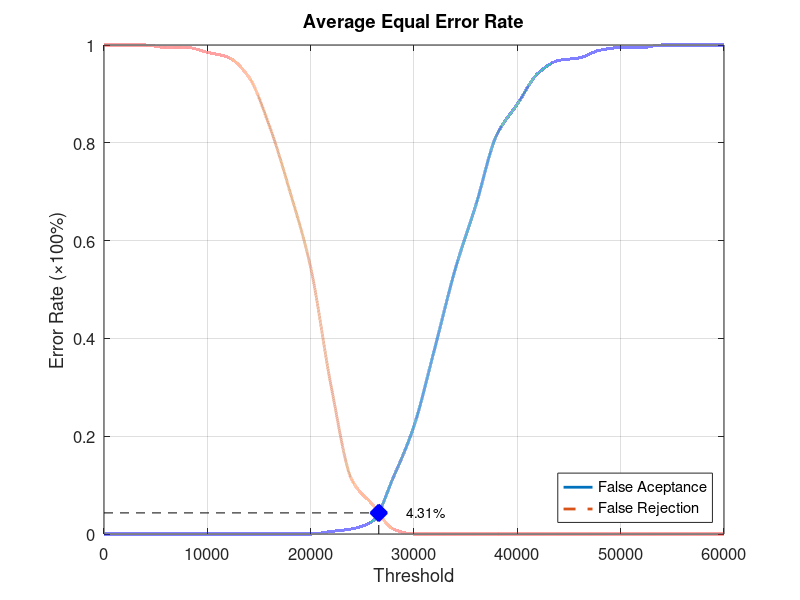
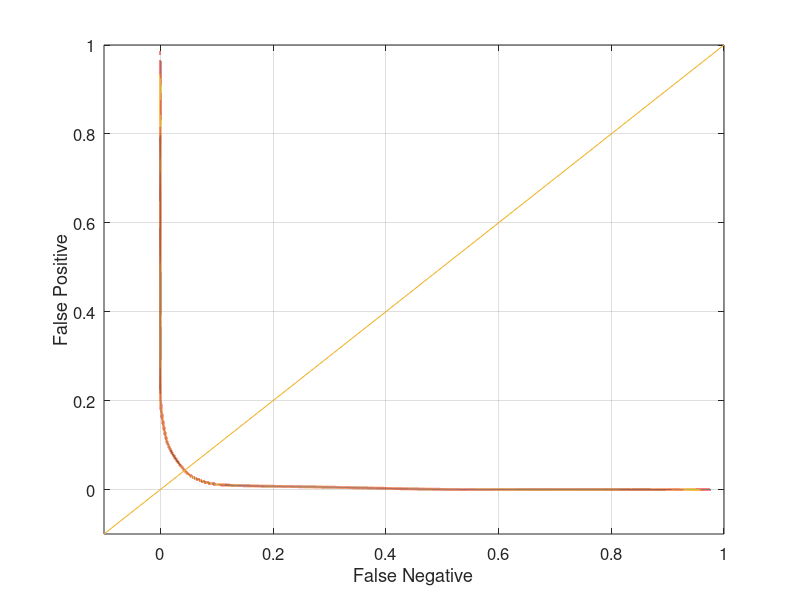

MATLAB code for these plots, in order:
function yEER = Database4_3
close all;
clear;
clc;
x = 0:2000:60000;
xq = 0:0.5:60000;

y0 = [0 0 0 0 0 0 0 0 0 0 0 0.00526316 0.0105263 0.0263158 0.115789 0.221053 0.378947 0.542105 0.673684 0.815789 0.878947 0.942105 0.968421 0.973684 0.989474 0.994737 0.994737 1 1 1 1];
yy0 = interp1(x, y0, xq, 'pchip');
y1 = [1 1 1 0.995 0.995 0.985 0.975 0.935 0.835 0.7 0.545 0.3 0.11 0.06 0.01 0 0 0 0 0 0 0 0 0 0 0 0 0 0 0 0];
yy1 = interp1(x, y1, xq, 'pchip');

% Calculating EER: 
y2 = abs(y0 - y1);
find(y2 == min(y2))
yy2 = abs(yy0 - yy1);
xEER = find(yy2 == min(yy2));
xEERIndex = xq(xEER) % X-axis EER
yEER = yy0(xEER) % Y-axis EER

main = figure
plot(xq, yy0,'-','LineWidth', 2);	hold on
plot(xq, yy1,'--','LineWidth', 2);	hold on
plot([xEERIndex xEERIndex], [0 yEER], 'k--');	hold on
plot([0 xEERIndex], [yEER yEER], 'k--');	hold on
plot(xEERIndex, yEER, 'bx', 'LineWidth', 10);	hold on
text(xEERIndex + 10 * xEERIndex / 100, yEER, [num2str(round((10000 * yEER)) / 100) '%'])
legend('False Aceptance', 'False Rejection', 'Location', 'SouthEast')
xlabel('Threshold')
ylabel('Error Rate (\times100%)')
title('Average Equal Error Rate')
set(gca, 'FontSize', 12)
axis([0 60000 0 1])
grid on

print(main, 'Database4_3Main', '-dpng');
FNRxFPR = figure('Color', [1 1 1]);
plot(yy1, yy0, '-', yy1, yy0, 'LineWidth', 2);
hold on
y = -0.1:0.1:1
plot(y, y); 
set(gca, 'FontSize', 12)
xlabel('False Negative')
ylabel('False Positive')
axis([-0.1 1 -0.1 1])
set(gca, 'FontSize', 12)
grid on

print(FNRxFPR, 'Database4_3FNRxFPR','-dpng');
end
